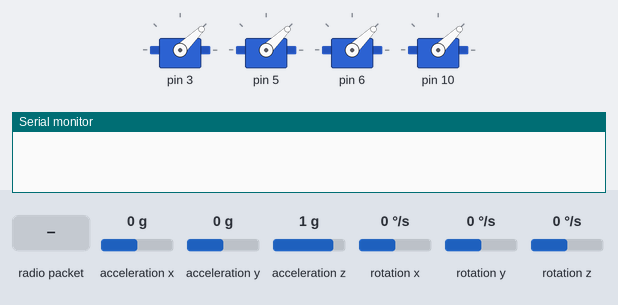
Recording of a sketch running on a simulated Arduino Uno, built with avr-gcc and run on an emulated ATmega328P. Shown: 4 × servo, the last lines printed to the serial monitor. Inputs (shaded band) come from the test bench; at power-on: acceleration x 0 g, acceleration y 0 g, acceleration z 1 g, rotation x 0 °/s, rotation y 0 °/s, rotation z 0 °/s. No radio packets arrive unless stated.

Above: at 19.2 s.
19.3 s: acceleration x set to 0.8 g
At 21.0 s:
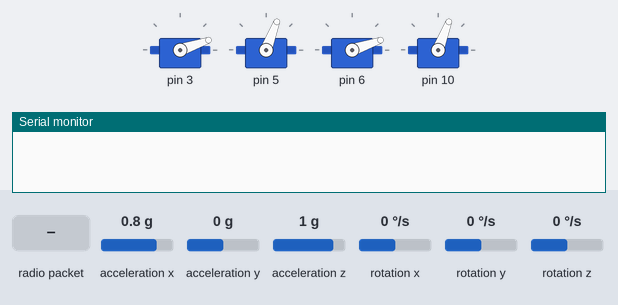
22.0 s: acceleration y set to -0.8 g
At 22.23 s:
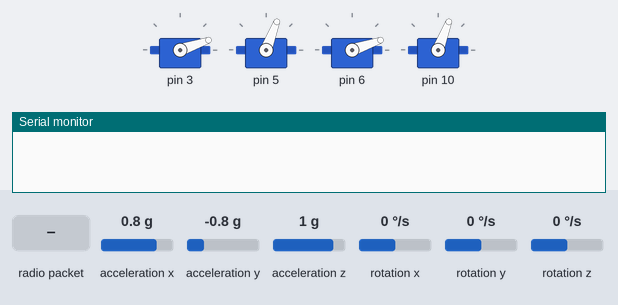
25.0 s: radio packet "r" arrives
At 25.8 s:
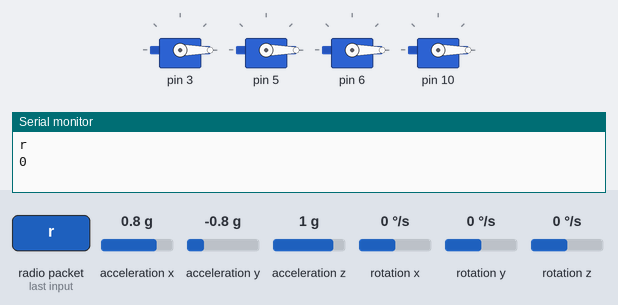
Timing chart, 0 to 28.0 s (numbered marks = the images above; inputs shaded):
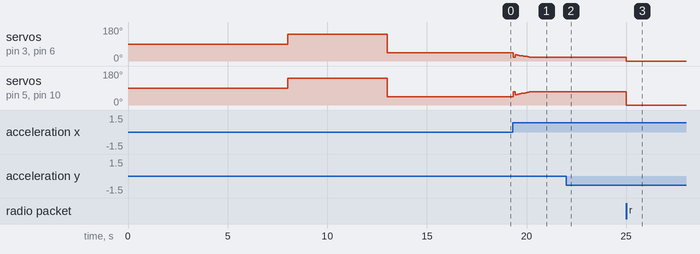

The sketch:

codice_arduino.ino
```cpp
/***********************************************************
                          DRONE

Programma realizzato da Isabella Bianco e Gabriele Ferrero
per un progetto di telecomunicazioni.

+ POSIZIONE DEI MOTORI:

        1   2

        3   4

- Per andare AVANTI bisogna diminuire:        1 e 2  [la y è positiva]
- Per andare a DESTRA bisogna diminuire:      2 e 4  [la x è positiva]
- Per andare INDIETRO bisogna diminuire:      4 e 3  [la y è negativa]
- Per andare a SINISTRA bisogna diminuire:    3 e 1  [la x è negativa]
- Per RUOTARE su se stesso bisogna diminuire: 1 e 4 oppure 2 e 3

***********************************************************/

/*-- INCLUSIONE LIBRERIE --*/

#include <nRF24L01.h>
#include <RF24_config.h>
#include <RF24.h>
#include <MPU6050_tockn.h>
#include <Wire.h>
#include <SPI.h>
#include <Servo.h>
#include <PID_v1.h>

/*------------------------*/


/*-- DEFINIZIONE COSTANTI --*/

#define MIN_VELOCITA 1000
#define MAX_VELOCITA 2000
#define MAX_DIM 7
#define ABBASSA_MOTORE 10
#define NUM_MOTORI 4
#define VARIAZIONE_ANGOLO 20

/*------------------------*/


/*-- CREAZIONE VARIABILI PER IL RICEVIMENTO ED INTERPRETAZIONE DEL MESSAGGIO --*/

/*
 * Formato del messaggio inviato: AZIONE_MOTORE;VALORE_AZIONE
 *
 * Tipi di AZIONE_MOTORE: [a, b, c, d, e, f, g]
 * I quali corrisponderebbero a: [AVANTI, INDIETRO, DESTRA, SINISTRA, ROTAZIONE, FERMO, ALTEZZA]
 *
 * Range di grandezza VALORE_AZIONE: [0, 1023]
 *
 */

char stringa_ricevuta[MAX_DIM] = "";
int valore_azione;
char azione_motori;

/*------------------------*/

/*-- CREAZIONE VARIABILI PER GESTIRE I MOTORI DEL DRONE --*/

double throttle = 1000;
double offset_x = 0;
double offset_y = 0;

/*---X---*/
double Kp_x=2;
double Ki_x=5;
double Kd_x=1;
/*---Y---*/
double Kp_y=2;
double Ki_y=5;
double Kd_y=1;
///////////////////////////////////////////////

/*---X---*/
double desired_angle_x = 0; //This is the angle in which we whant the balance to stay steady
double measured_angle_x = 0;
/*---Y---*/
double desired_angle_y = 0; //This is the angle in which we whant the balance to stay steady
double measured_angle_y = 0;

/*------------------------*/

/*-- CREAZIONE OGGETTI --*/

/* Creazione oggetto giroscopio */
MPU6050 mpu6050(Wire);

/* Creazione oggetto antenna */
RF24 radio(7, 8); // CE, CSN
const byte indirizzo[5] = {0,0,0,0,0};

/* Creazione oggetto motori */
Servo motori[NUM_MOTORI];

/* Creazione oggetti PID */
PID PIDx(&measured_angle_x, &offset_x, &desired_angle_x, Kp_x, Ki_x, Kd_x, DIRECT);
PID PIDy(&measured_angle_y, &offset_y, &desired_angle_y, Kp_y, Ki_y, Kd_y, DIRECT);
/*------------------------*/

/////////////////////////////// INIZIO SETUP /////////////////////////////////////////
void setup() {

  /*-- INIZIALIZZAZIONE OGGETTI --*/

  /* Inizializzazione giroscopio */
  Serial.begin(9600);
  Wire.begin();
  mpu6050.begin();
  mpu6050.calcGyroOffsets(true);

  /* Inizializzazione PID */
  PIDx.SetMode(AUTOMATIC);
  PIDy.SetMode(AUTOMATIC);

  /* Inizializzazione antenna */
  radio.begin();
  radio.setPALevel(RF24_PA_MIN);  /*DA MODIFICARE PER AUMENTARE LA DISTANZA DI COMUNICAZIONE*/
  radio.openReadingPipe(1, indirizzo);
  radio.startListening();

  /* Inizializzazione motori */
  motori[0].attach(3);
  motori[1].attach(5);
  motori[2].attach(6);
  motori[3].attach(10);

  /*------------------------*/

  /*-- SETTAGGIO RANGE MOTORI --*/

  delay(5000);

  settaggioRangeMotori();

  /*------------------------*/

  /* Delay per dividere l'esecuzione del SETUP dal LOOP */
  delay(5000);
}
/////////////////////////////// FINE SETUP /////////////////////////////////////////


/////////////////////////////// INIZIO LOOP /////////////////////////////////////////
void loop() {
  mpu6050.update();
  if(valore_azione == 'b'){
    for(int i=0; i<NUM_MOTORI; i++){
    motori[i].writeMicroseconds(MIN_VELOCITA);
    }
  }else{
    measured_angle_x = mpu6050.getAngleX();
    measured_angle_y = mpu6050.getAngleY();
    PIDx.Compute();
    PIDy.Compute();
    movimentoMotoriAsseX();
    movimentoMotoriAsseY();
  }

  if (radio.available()) {
      radio.read(&stringa_ricevuta, sizeof(stringa_ricevuta));
      Serial.println(stringa_ricevuta);
      memorizzaAzioneMotori();
      memorizzaValoreAzione();
      muoviMotori();
  }
}
/////////////////////////////// FINE LOOP /////////////////////////////////////////

/*++++++++++ INIZIO FUNZIONE PER IL SETTAGGIO DEI MOTORI ++++++++++*/
void settaggioRangeMotori(){
  /*
   *
   */
  for(int i=0; i<NUM_MOTORI; i++){
    motori[i].writeMicroseconds(MAX_VELOCITA);
  }
  delay(5000);
  for(int i=0; i<NUM_MOTORI; i++){
    motori[i].writeMicroseconds(MIN_VELOCITA);
  }
}
/*++++++++++ FINE FUNZIONE ++++++++++*/

/*++++++++++ INIZIO FUNZIONE PER LA MEMORIZZAZIONE DELLA AZIONE CHE DOVRANNO COMPIERE I MOTORI ++++++++++*/
void memorizzaAzioneMotori(){
  /*
   *
   */
  azione_motori = stringa_ricevuta[0];
}
/*++++++++++ FINE FUNZIONE ++++++++++*/

/*++++++++++ INIZIO FUNZIONE PER LA MEMORIZZAZIONE DEL VALORE DELL'AZIONE ++++++++++*/
void memorizzaValoreAzione(){
  /*
   *
   */
  valore_azione = atoi(&stringa_ricevuta[2]);
  Serial.println(valore_azione);
}
/*++++++++++ FINE FUNZIONE ++++++++++*/

/*++++++++++ INIZIO FUNZIONE PER IL CALCOLO DEL MOVIMENTO DEI MOTORI ++++++++++*/
void muoviMotori(){
  /*
   *
   */
  desired_angle_x = 0;
  desired_angle_y = 0;

  switch(azione_motori){
    case 'a':
      throttle = valore_azione;
      break;
     case 'b': // caso in cui il drone viene spento [usare solo in casi di pericolo]
      throttle = 1000;
      break;
     case 'u':
      throttle = valore_azione;
      desired_angle_y += VARIAZIONE_ANGOLO;
      break;
     case 'd':
      throttle = valore_azione;
      desired_angle_y -= VARIAZIONE_ANGOLO;
      break;
     case 'l':
      throttle = valore_azione;
      desired_angle_x -= VARIAZIONE_ANGOLO;
      break;
     case 'r':
      throttle = valore_azione;
      desired_angle_x += VARIAZIONE_ANGOLO;
      break;
  }
}
/*++++++++++ FINE FUNZIONE ++++++++++*/

/*++++++++++ INIZIO FUNZIONE PER IL MOVIMENTO DEI MOTORI ASSE X ++++++++++*/
void movimentoMotoriAsseX(){
  motori[0].writeMicroseconds(throttle - offset_x);
  motori[1].writeMicroseconds(throttle - offset_x);
  motori[2].writeMicroseconds(throttle + offset_x);
  motori[3].writeMicroseconds(throttle + offset_x);
}
/*++++++++++ FINE FUNZIONE ++++++++++*/

/*++++++++++ INIZIO FUNZIONE PER IL MOVIMENTO DEI MOTORI ASSE Y ++++++++++*/
void movimentoMotoriAsseY(){
  motori[0].writeMicroseconds(throttle - offset_y);
  motori[1].writeMicroseconds(throttle + offset_y);
  motori[2].writeMicroseconds(throttle - offset_y);
  motori[3].writeMicroseconds(throttle + offset_y);
}
/*++++++++++ FINE FUNZIONE ++++++++++*/
```

Measured:
- after the input at 19.3 s, servo on pin 3, servo on pin 6: 44° → 19° at once, → 33° 0.10 s later, → 31° 0.10 s later, → 29° 0.10 s later, … (10 changes in this stretch); servo on pin 5, servo on pin 10: 44° → 69° at once, → 55° 0.10 s later, → 57° 0.10 s later, → 59° 0.10 s later, … (9 changes in this stretch)
- after the input at 22.0 s, servo on pin 3, servo on pin 6: 19° → 20° after 0.06 s, → 19° 0.10 s later
- after the input at 25.0 s, servo on pin 3, servo on pin 6: 19° → 0° at once; servo on pin 5, servo on pin 10: 69° → 0° at once
